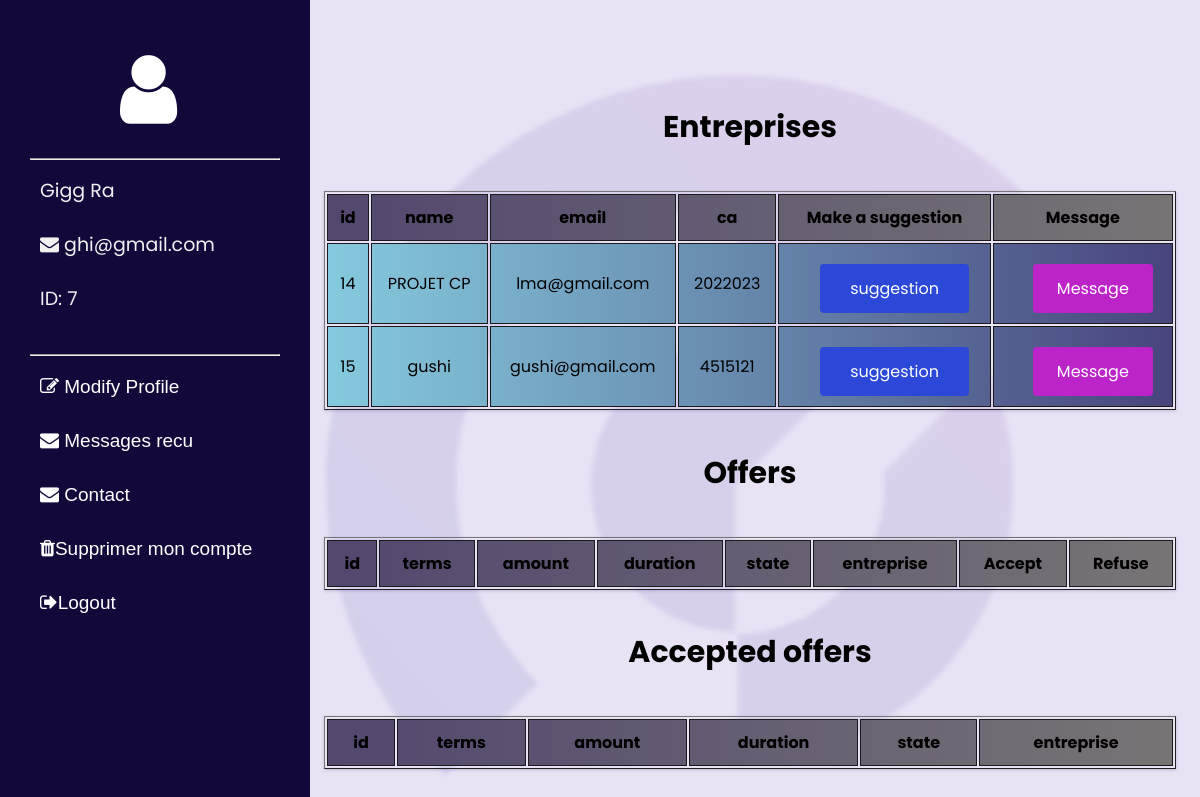
The app's page /influenceur.php (signed in), older data.
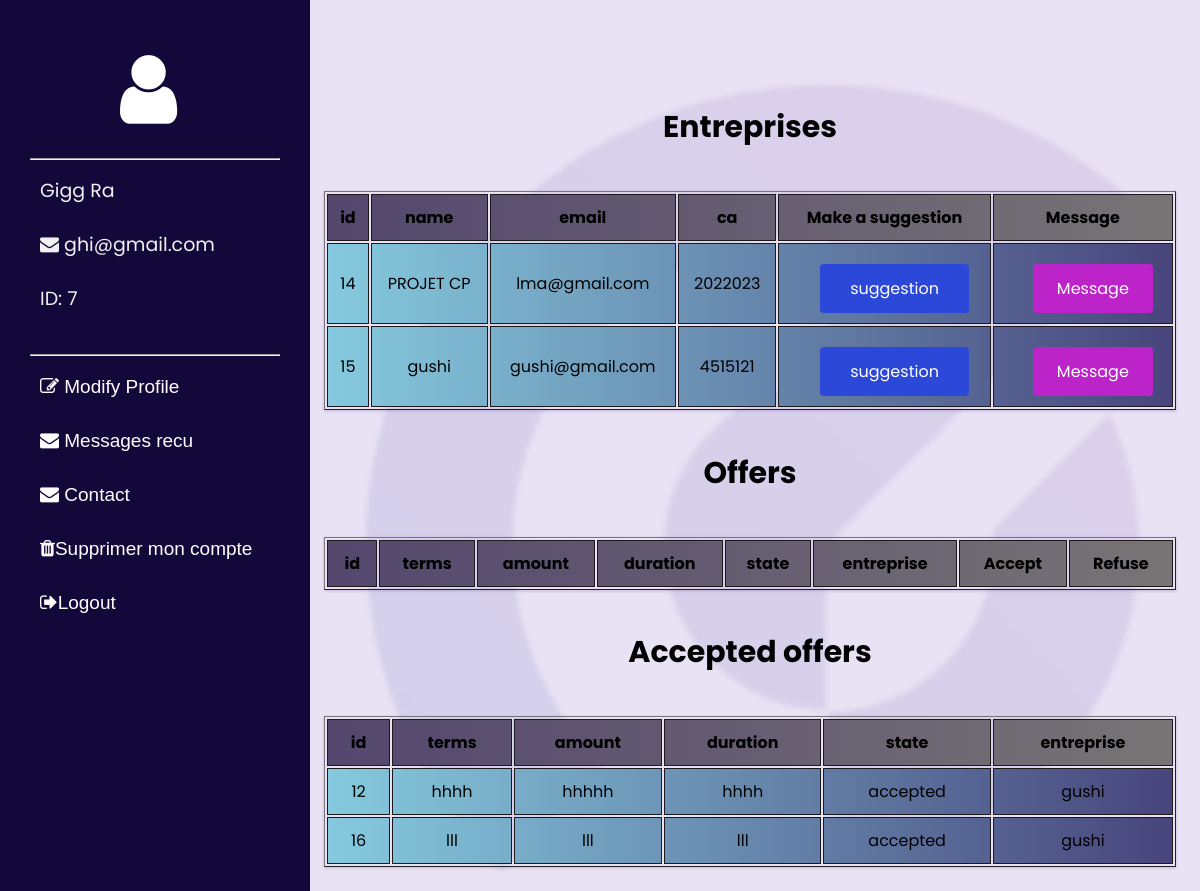
The same page, newer data.
### tables this page shows
CREATE TABLE `entreprise` (
  `id` int(11) NOT NULL,
  `Name` varchar(255) NOT NULL,
  `logo` varchar(255) DEFAULT NULL,
  `ca` int(11) DEFAULT NULL,
  `email` char(255) NOT NULL,
  `password` char(255) NOT NULL
);

CREATE TABLE `offer` (
  `id` int(6) UNSIGNED NOT NULL,
  `id_influencer` int(6) NOT NULL,
  `id_entreprise` int(6) NOT NULL,
  `terms` text NOT NULL,
  `amount` tinytext NOT NULL,
  `duration` text NOT NULL,
  `reg_date` timestamp NOT NULL DEFAULT current_timestamp() ON UPDATE current_timestamp(),
  `state` varchar(255) NOT NULL
);

### influenceur.php (the view, shortened to what this page needs)
<?php
    if(!isset($_SESSION['email'])){
       ?>
      <script type="text/javascript">window.location="loogin.php";</script>
<?php
        exit();
}else{
        $email=$_SESSION['email'];
        $name= $_SESSION['firstname'].' ' .$_SESSION['Lastname'];
        $id=$_SESSION['id'];
    }
?>
<!DOCTYPE html>
<html lang="en">
<head>
    <link rel="stylesheet" href="./css/influenceur.css">
    <link rel="stylesheet" href="https://cdnjs.cloudflare.com/ajax/libs/font-awesome/4.7.0/css/font-awesome.min.css">
</head>
<body>
    <nav>
    <span class="icon">
        <i class="fa fa-user"></i>
          </span><hr>
        <ul>
            <li> <?php echo $name; ?></li><br>
            <li><i class="fa fa-envelope"></i>  <?php echo $email; ?> </li><br>
            <li>ID: <?php echo $id; ?> </li>
            <br>
  </ul><hr>
  <ul>
             <li>
                <a href="modifypfinf.php"><i class="fa fa-pencil-square-o"></i> Modify Profile</a>
            </li><br>
            <li>
                <a href="conversations_inf.php"><i class="fa fa-envelope"></i> Messages recu</a>
            </li><br>
            <li>
            <a href="message_admin.php"><i class="fa fa-envelope"></i> Contact</a>
            </li><br>
            <li>
                <a href="delete.php"><i class="fa fa-trash"></i>Supprimer mon compte</a>
            </li><br>
            <li>
                <a href="logout.php"><i class="fa fa-sign-out"></i>Logout</a>
        </li><br>
        </ul>
  </nav>
  <main>
    </main>
<div class="main">
<?php
include 'database.php';
$sql = "SELECT * FROM entreprise";
$result = $conn->query($sql);
echo "<h2>Entreprises</h2>";
    echo "<table border='1'>
    <tr>
    <th>id</th>
    <th>name</th>
    <th>email</th>
    <th>ca</th>
    <th>Make a suggestion </th>
    <th>Message</th>
    </tr>";
    while($row = $result->fetch_assoc()) {
        echo "<tr>";
        echo "<td>" . $row['id'] . "</td>";
        echo "<td>" . $row['Name'] . "</td>";
        echo "<td>" . $row['email'] . "</td>";
        echo "<td>" . $row['ca'] . "</td>";
        echo "<td>";
        echo "<form method='post'>";
        echo "<button type='button' class='suggestion-btn'>suggestion</button>";
        echo "</form>";
        echo "</td>";
        echo "<td>";
        echo "<form method='post'>";
        echo "<button type='submit' class='message-btn' name='message'>Message</button>";
        echo "</form>";
        echo "</td>";
        echo "</tr>";
    }
    echo "</table>";
           ?>
<?php
    echo "<h2>Offers</h2>";
    echo "<table border='1'>
    <tr>
    <th>id</th>
    <th>terms</th>
    <th>amount</th>
    <th>duration</th>
    <th>state</th>
    <th>entreprise</th>
    <th>Accept</th>
    <th>Refuse</th>
    </tr>";
    echo "</table>";
           ?>
<?php
    echo "<h2>Accepted offers</h2>";
    $sql = "SELECT offer.id, offer.terms, offer.amount, offer.duration, offer.state, entreprise.name FROM offer INNER JOIN entreprise ON offer.id_entreprise = entreprise.id WHERE offer.id_influencer = $id AND offer.state = 'accepted'";
    $result=mysqli_query($conn, $sql);
    echo "<table border='1'>
    <tr>
    <th>id</th>
    <th>terms</th>
    <th>amount</th>
    <th>duration</th>
    <th>state</th>
    <th>entreprise</th>
    </tr>";
    if($result->num_rows > 0) {
        while($row = $result->fetch_assoc()) {
            echo "<tr>";
            echo "<td>" . $row['id'] . "</td>";
            echo "<td>" . $row['terms'] . "</td>";
            echo "<td>" . $row['amount'] . "</td>";
            echo "<td>" . $row['duration'] . "</td>";
            echo "<td>" . $row['state'] . "</td>";
            echo "<td>" . $row['name'] . "</td>";
            echo "</tr>";
        }
    }
    echo "</table>";
?>
</div>
</body>
</html>

Row changes from the older to the newer data that the page shows:
added offer: id "12", terms "hhhh", amount "hhhhh", duration "hhhh", state "accepted", id_entreprise.Name "gushi"
added offer: id "16", terms "lll", amount "lll", duration "lll", state "accepted", id_entreprise.Name "gushi"
